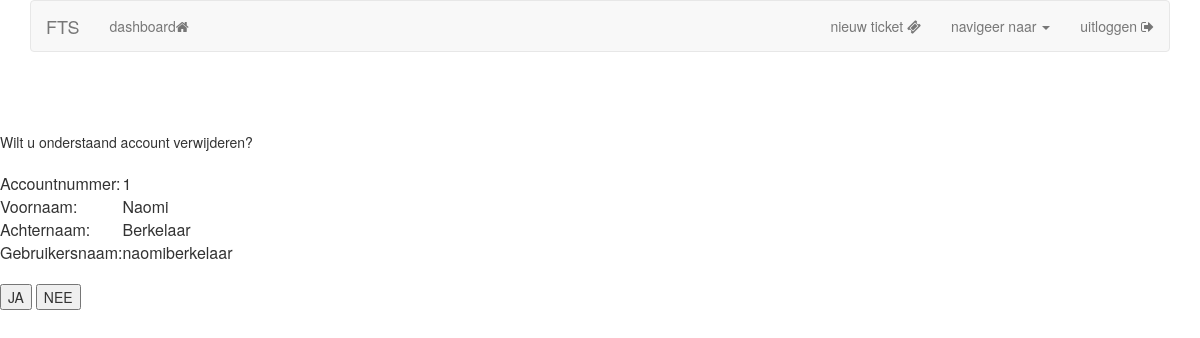
The page /admin/verwijderAccount.php?verwijderActie=1 on the database its author committed.
### tables this page shows
CREATE TABLE `account` (
  `accountNr` int(10) NOT NULL,
  `lijnNr` int(10) NOT NULL,
  `isAdmin` tinyint(1) NOT NULL,
  `schoolKlasId` varchar(30) NOT NULL,
  `naam` varchar(30) NOT NULL,
  `achterNaam` varchar(30) NOT NULL,
  `actief` tinyint(1) NOT NULL,
  `laasteKeerIngelogd` date NOT NULL,
  `magInloggen` tinyint(1) NOT NULL,
  `vestigingId` int(10) NOT NULL,
  `gebruikersNaam` varchar(50) NOT NULL,
  `wachtwoord` varchar(60) NOT NULL,
  `klantId` int(10) NOT NULL
);

### admin/verwijderAccount.php (the view, shortened to what this page needs)
<html>
    <body>
    <?php
        require_once '../header.php';
        $connectie = verbinddatabase();
        if(isset($_GET['verwijderActie'])){
            $accountNr = filter_var($_GET['verwijderActie'], FILTER_SANITIZE_NUMBER_INT);
            $wAccountQuery = "SELECT * FROM account WHERE accountNr = $accountNr";
            $wAccountUitkomst = $connectie->query($wAccountQuery);
            if( $wAccountUitkomst ){
                while($account = $wAccountUitkomst->fetch_assoc()){
                    $verwijderstring = 'Wilt u onderstaand account verwijderen? <br><br>' .
                            '<table><tr><td>Accountnummer: </td><td>' . $account["accountNr"] . '</td><tr>' .
                            '<td>Voornaam: </td><td>' . $account["naam"] . '</td><tr>' .
                            '<td>Achternaam: </td><td>' . $account["achterNaam"] . '</td><tr>' .
                            '<td>Gebruikersnaam: </td><td>' . $account["gebruikersNaam"] . '</td></table><br>';
                    echo $verwijderstring;
                    echo '
                        <form action="verwijderAccount.php">
                            <tr>
                            <button name="accountActie" type="submit" value="ja' . $account['accountNr'] .'">JA</button>
                            <button name="accountActie" type="submit" value="nee' . $account['accountNr'] . '">NEE</button>
                            </tr>
                        </form>';
                }
            }
        }
    ?>
    </body>
</html>

### styles.css (style rules this page uses)
body { font-family: 'Open Sans', 'sans-serif'; width: 100%; height:100% }
body { width:100% }

### rows shown on the page
account: accountNr "1", naam "Naomi", achterNaam "Berkelaar", gebruikersNaam "naomiberkelaar"
